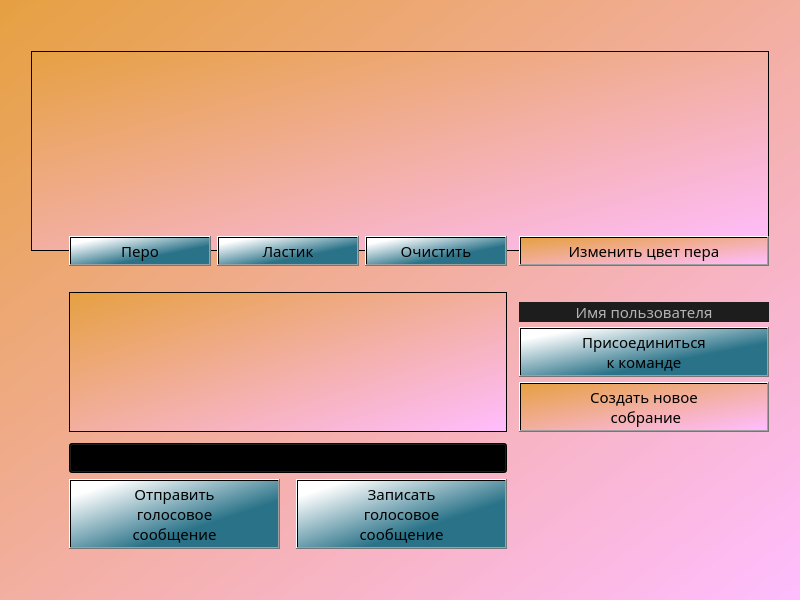
<?xml version="1.0" encoding="UTF-8"?>
<ui version="4.0">
 <class>brainstorm</class>
 <widget class="QDialog" name="brainstorm">
  <property name="geometry">
   <rect>
    <x>0</x>
    <y>0</y>
    <width>800</width>
    <height>600</height>
   </rect>
  </property>
  <property name="minimumSize">
   <size>
    <width>800</width>
    <height>600</height>
   </size>
  </property>
  <property name="maximumSize">
   <size>
    <width>16777215</width>
    <height>16777215</height>
   </size>
  </property>
  <property name="font">
   <font>
    <family>Bahnschrift</family>
    <pointsize>11</pointsize>
   </font>
  </property>
  <property name="windowTitle">
   <string>JEducation</string>
  </property>
  <property name="styleSheet">
   <string notr="true">background:transparent;
background-color: qlineargradient(spread:pad, x1:0, y1:0, x2:1, y2:1, stop:0 rgba(230, 160, 65, 255), stop:1 rgba(255, 189, 255, 255));</string>
  </property>
  <layout class="QGridLayout" name="gridLayout">
   <item row="6" column="7">
    <layout class="QVBoxLayout" name="verticalLayout_2">
     <property name="spacing">
      <number>5</number>
     </property>
     <property name="topMargin">
      <number>10</number>
     </property>
     <item>
      <widget class="QLabel" name="label_3">
       <property name="sizePolicy">
        <sizepolicy hsizetype="Preferred" vsizetype="Expanding">
         <horstretch>0</horstretch>
         <verstretch>0</verstretch>
        </sizepolicy>
       </property>
       <property name="minimumSize">
        <size>
         <width>250</width>
         <height>20</height>
        </size>
       </property>
       <property name="maximumSize">
        <size>
         <width>100</width>
         <height>20</height>
        </size>
       </property>
       <property name="styleSheet">
        <string notr="true">background-color: rgb(29, 29, 29);
color: rgb(179, 179, 179);
</string>
       </property>
       <property name="text">
        <string>Имя пользователя</string>
       </property>
       <property name="alignment">
        <set>Qt::AlignCenter</set>
       </property>
      </widget>
     </item>
     <item>
      <widget class="QPushButton" name="joinButton">
       <property name="minimumSize">
        <size>
         <width>0</width>
         <height>50</height>
        </size>
       </property>
       <property name="font">
        <font>
         <family>Bahnschrift</family>
         <pointsize>11</pointsize>
        </font>
       </property>
       <property name="styleSheet">
        <string notr="true">background-color: qlineargradient(spread:pad, x1:0.652, y1:0.67, x2:0.096, y2:0.136227, stop:0 rgba(41, 114, 136, 255), stop:1 rgba(255, 255, 255, 255));</string>
       </property>
       <property name="text">
        <string>Присоединиться 
к команде</string>
       </property>
      </widget>
     </item>
     <item>
      <widget class="QPushButton" name="newMeetingButton">
       <property name="text">
        <string>Создать новое
 собрание</string>
       </property>
      </widget>
     </item>
    </layout>
   </item>
   <item row="6" column="5">
    <widget class="QTableWidget" name="audioFilesBox">
     <property name="minimumSize">
      <size>
       <width>400</width>
       <height>0</height>
      </size>
     </property>
    </widget>
   </item>
   <item row="8" column="5">
    <spacer name="verticalSpacer_4">
     <property name="orientation">
      <enum>Qt::Vertical</enum>
     </property>
     <property name="sizeType">
      <enum>QSizePolicy::Fixed</enum>
     </property>
     <property name="sizeHint" stdset="0">
      <size>
       <width>20</width>
       <height>40</height>
      </size>
     </property>
    </spacer>
   </item>
   <item row="0" column="2">
    <spacer name="verticalSpacer_5">
     <property name="orientation">
      <enum>Qt::Vertical</enum>
     </property>
     <property name="sizeType">
      <enum>QSizePolicy::Fixed</enum>
     </property>
     <property name="sizeHint" stdset="0">
      <size>
       <width>20</width>
       <height>40</height>
      </size>
     </property>
    </spacer>
   </item>
   <item row="1" column="8">
    <spacer name="horizontalSpacer_3">
     <property name="orientation">
      <enum>Qt::Horizontal</enum>
     </property>
     <property name="sizeType">
      <enum>QSizePolicy::Fixed</enum>
     </property>
     <property name="sizeHint" stdset="0">
      <size>
       <width>20</width>
       <height>20</height>
      </size>
     </property>
    </spacer>
   </item>
   <item row="1" column="2" colspan="6">
    <widget class="QGraphicsView" name="table">
     <property name="minimumSize">
      <size>
       <width>0</width>
       <height>200</height>
      </size>
     </property>
     <property name="autoFillBackground">
      <bool>false</bool>
     </property>
     <property name="backgroundBrush">
      <brush brushstyle="NoBrush">
       <color alpha="0">
        <red>255</red>
        <green>255</green>
        <blue>255</blue>
       </color>
      </brush>
     </property>
    </widget>
   </item>
   <item row="1" column="0">
    <spacer name="horizontalSpacer_7">
     <property name="orientation">
      <enum>Qt::Horizontal</enum>
     </property>
     <property name="sizeType">
      <enum>QSizePolicy::Fixed</enum>
     </property>
     <property name="sizeHint" stdset="0">
      <size>
       <width>20</width>
       <height>20</height>
      </size>
     </property>
    </spacer>
   </item>
   <item row="7" column="5">
    <layout class="QVBoxLayout" name="verticalLayout">
     <item>
      <spacer name="verticalSpacer_3">
       <property name="orientation">
        <enum>Qt::Vertical</enum>
       </property>
       <property name="sizeType">
        <enum>QSizePolicy::Fixed</enum>
       </property>
       <property name="sizeHint" stdset="0">
        <size>
         <width>20</width>
         <height>5</height>
        </size>
       </property>
      </spacer>
     </item>
     <item>
      <widget class="QComboBox" name="audioInputBox"/>
     </item>
     <item>
      <layout class="QHBoxLayout" name="horizontalLayout_3">
       <item>
        <widget class="QPushButton" name="sendButton">
         <property name="font">
          <font>
           <family>Bahnschrift</family>
           <pointsize>11</pointsize>
          </font>
         </property>
         <property name="styleSheet">
          <string notr="true">background-color: qlineargradient(spread:pad, x1:0.652, y1:0.67, x2:0.096, y2:0.136227, stop:0 rgba(41, 114, 136, 255), stop:1 rgba(255, 255, 255, 255));</string>
         </property>
         <property name="text">
          <string>Отправить
голосовое
сообщение</string>
         </property>
        </widget>
       </item>
       <item>
        <spacer name="horizontalSpacer_6">
         <property name="orientation">
          <enum>Qt::Horizontal</enum>
         </property>
         <property name="sizeType">
          <enum>QSizePolicy::Fixed</enum>
         </property>
         <property name="sizeHint" stdset="0">
          <size>
           <width>10</width>
           <height>20</height>
          </size>
         </property>
        </spacer>
       </item>
       <item>
        <widget class="QPushButton" name="recordButton">
         <property name="font">
          <font>
           <family>Bahnschrift</family>
           <pointsize>11</pointsize>
          </font>
         </property>
         <property name="styleSheet">
          <string notr="true">background-color: qlineargradient(spread:pad, x1:0.652, y1:0.67, x2:0.096, y2:0.136227, stop:0 rgba(41, 114, 136, 255), stop:1 rgba(255, 255, 255, 255));</string>
         </property>
         <property name="text">
          <string>Записать
голосовое
сообщение</string>
         </property>
        </widget>
       </item>
      </layout>
     </item>
    </layout>
   </item>
   <item row="3" column="5">
    <layout class="QHBoxLayout" name="horizontalLayout_2">
     <item>
      <widget class="QPushButton" name="styletButton">
       <property name="font">
        <font>
         <family>Bahnschrift</family>
         <pointsize>11</pointsize>
        </font>
       </property>
       <property name="styleSheet">
        <string notr="true">background-color: qlineargradient(spread:pad, x1:0.652, y1:0.67, x2:0.096, y2:0.136227, stop:0 rgba(41, 114, 136, 255), stop:1 rgba(255, 255, 255, 255));</string>
       </property>
       <property name="text">
        <string>Перо</string>
       </property>
      </widget>
     </item>
     <item>
      <widget class="QPushButton" name="eraserButton">
       <property name="font">
        <font>
         <family>Bahnschrift</family>
         <pointsize>11</pointsize>
        </font>
       </property>
       <property name="styleSheet">
        <string notr="true">background-color: qlineargradient(spread:pad, x1:0.652, y1:0.67, x2:0.096, y2:0.136227, stop:0 rgba(41, 114, 136, 255), stop:1 rgba(255, 255, 255, 255));</string>
       </property>
       <property name="text">
        <string>Ластик</string>
       </property>
      </widget>
     </item>
     <item>
      <widget class="QPushButton" name="clearButton">
       <property name="font">
        <font>
         <family>Bahnschrift</family>
         <pointsize>11</pointsize>
        </font>
       </property>
       <property name="styleSheet">
        <string notr="true">background-color: qlineargradient(spread:pad, x1:0.652, y1:0.67, x2:0.096, y2:0.136227, stop:0 rgba(41, 114, 136, 255), stop:1 rgba(255, 255, 255, 255));</string>
       </property>
       <property name="text">
        <string>Очистить</string>
       </property>
      </widget>
     </item>
    </layout>
   </item>
   <item row="3" column="7">
    <widget class="QPushButton" name="changeColorButton">
     <property name="text">
      <string>Изменить цвет пера</string>
     </property>
    </widget>
   </item>
   <item row="4" column="5">
    <spacer name="verticalSpacer">
     <property name="orientation">
      <enum>Qt::Vertical</enum>
     </property>
     <property name="sizeType">
      <enum>QSizePolicy::Preferred</enum>
     </property>
     <property name="sizeHint" stdset="0">
      <size>
       <width>20</width>
       <height>20</height>
      </size>
     </property>
    </spacer>
   </item>
   <item row="5" column="5">
    <spacer name="verticalSpacer_6">
     <property name="orientation">
      <enum>Qt::Vertical</enum>
     </property>
     <property name="sizeType">
      <enum>QSizePolicy::Fixed</enum>
     </property>
     <property name="sizeHint" stdset="0">
      <size>
       <width>20</width>
       <height>20</height>
      </size>
     </property>
    </spacer>
   </item>
  </layout>
 </widget>
 <resources/>
 <connections/>
</ui>
